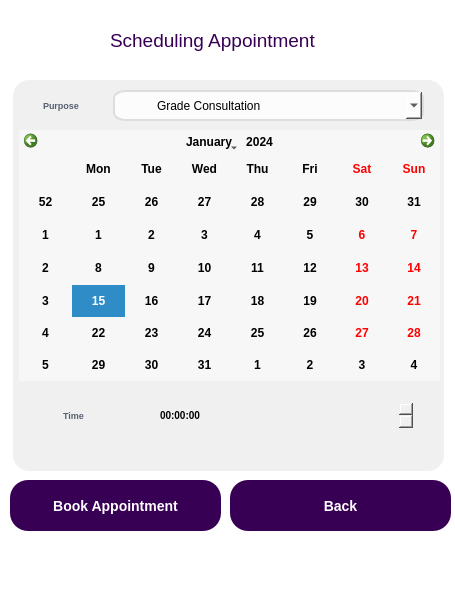
<?xml version="1.0" encoding="UTF-8"?>
<ui version="4.0">
 <class>Dialog</class>
 <widget class="QDialog" name="Dialog">
  <property name="geometry">
   <rect>
    <x>0</x>
    <y>0</y>
    <width>455</width>
    <height>599</height>
   </rect>
  </property>
  <property name="windowTitle">
   <string>Dialog</string>
  </property>
  <property name="styleSheet">
   <string notr="true">QLabel {

background-color: rgb(94, 34, 127);
	color: rgb(86, 96, 113);

}
QDialog {
	
	background-color: rgb(255, 255, 255);

}

QComboBox {
border:2px solid rgb(221, 221, 221);
	background-color: rgb(252, 252, 252);
border-radius: bold 8px;
padding-left:40px;
color:black;

}
QPushButton {
 
	color: rgb(255, 255, 255);
	
	background-color: rgb(56, 0, 84);
border: 0px solid;
border-radius : 18px;
font: bold 14px;
}

QPushButton:hover {
	
	background-color: rgb(151, 9, 206);
	
	color: rgb(255, 255, 255);
}
</string>
  </property>
  <widget class="QGroupBox" name="groupBox">
   <property name="geometry">
    <rect>
     <x>13</x>
     <y>80</y>
     <width>431</width>
     <height>391</height>
    </rect>
   </property>
   <property name="styleSheet">
    <string notr="true">QGroupBox{
background-color: rgb(240, 240, 240);
border: 0px solid;
border-radius : 16px;
}
QTimeEdit {
 
color:black;
	background-color: rgb(240, 240, 240);
border: 0px solid;
border-radius : 16px;
font: bold 10px;
padding-left: 45px;
}

QTimeEdit:hover {
	
	background-color: rgb(151, 9, 206);
	
	color: rgb(255, 255, 255);
}</string>
   </property>
   <property name="title">
    <string/>
   </property>
   <widget class="QCalendarWidget" name="calendarWidget">
    <property name="geometry">
     <rect>
      <x>6</x>
      <y>50</y>
      <width>421</width>
      <height>251</height>
     </rect>
    </property>
    <property name="font">
     <font>
      <weight>75</weight>
      <bold>true</bold>
     </font>
    </property>
    <property name="styleSheet">
     <string notr="true">background-color: rgb(247, 247, 247);
color: black;</string>
    </property>
   </widget>
   <widget class="QComboBox" name="comboBox">
    <property name="geometry">
     <rect>
      <x>100</x>
      <y>10</y>
      <width>311</width>
      <height>31</height>
     </rect>
    </property>
    <property name="editable">
     <bool>true</bool>
    </property>
    <item>
     <property name="text">
      <string>Grade Consultation</string>
     </property>
    </item>
    <item>
     <property name="text">
      <string>Grade</string>
     </property>
    </item>
    <item>
     <property name="text">
      <string>Clearance</string>
     </property>
    </item>
    <item>
     <property name="text">
      <string>Borrow keys</string>
     </property>
    </item>
    <item>
     <property name="text">
      <string>Other matter</string>
     </property>
    </item>
    <item>
     <property name="text">
      <string/>
     </property>
    </item>
   </widget>
   <widget class="QLabel" name="label_13">
    <property name="geometry">
     <rect>
      <x>30</x>
      <y>10</y>
      <width>61</width>
      <height>31</height>
     </rect>
    </property>
    <property name="font">
     <font>
      <pointsize>7</pointsize>
      <weight>75</weight>
      <bold>true</bold>
     </font>
    </property>
    <property name="styleSheet">
     <string notr="true">background-color: rgba(0,0,0,0%);</string>
    </property>
    <property name="text">
     <string>Purpose</string>
    </property>
   </widget>
   <widget class="QLabel" name="label_14">
    <property name="geometry">
     <rect>
      <x>50</x>
      <y>320</y>
      <width>61</width>
      <height>31</height>
     </rect>
    </property>
    <property name="font">
     <font>
      <pointsize>7</pointsize>
      <weight>75</weight>
      <bold>true</bold>
     </font>
    </property>
    <property name="styleSheet">
     <string notr="true">background-color: rgba(0,0,0,0%);</string>
    </property>
    <property name="text">
     <string>Time</string>
    </property>
   </widget>
   <widget class="QTimeEdit" name="timeEdit">
    <property name="geometry">
     <rect>
      <x>100</x>
      <y>320</y>
      <width>301</width>
      <height>31</height>
     </rect>
    </property>
    <property name="styleSheet">
     <string notr="true">QTimeEdit {
 
color:black;
	background-color: rgb(240, 240, 240);
border: 0px solid;
border-radius : 16px;
font: bold 10px;
padding-left: 45px;
}

QTimeEdit:hover {
	
	background-color: rgb(151, 9, 206);
	
	color: rgb(255, 255, 255);
}</string>
    </property>
   </widget>
  </widget>
  <widget class="QPushButton" name="book_buttn">
   <property name="geometry">
    <rect>
     <x>10</x>
     <y>480</y>
     <width>211</width>
     <height>51</height>
    </rect>
   </property>
   <property name="font">
    <font>
     <pointsize>-1</pointsize>
     <weight>75</weight>
     <italic>false</italic>
     <bold>true</bold>
    </font>
   </property>
   <property name="styleSheet">
    <string notr="true"/>
   </property>
   <property name="text">
    <string>Book Appointment</string>
   </property>
  </widget>
  <widget class="QPushButton" name="back_buttn">
   <property name="geometry">
    <rect>
     <x>230</x>
     <y>480</y>
     <width>221</width>
     <height>51</height>
    </rect>
   </property>
   <property name="font">
    <font>
     <pointsize>-1</pointsize>
     <weight>75</weight>
     <italic>false</italic>
     <bold>true</bold>
    </font>
   </property>
   <property name="styleSheet">
    <string notr="true"/>
   </property>
   <property name="text">
    <string>Back</string>
   </property>
  </widget>
  <widget class="QLabel" name="label">
   <property name="geometry">
    <rect>
     <x>110</x>
     <y>20</y>
     <width>281</width>
     <height>41</height>
    </rect>
   </property>
   <property name="font">
    <font>
     <family>Nirmala UI</family>
     <pointsize>14</pointsize>
     <weight>50</weight>
     <bold>false</bold>
    </font>
   </property>
   <property name="styleSheet">
    <string notr="true">background-color: rgba(0,0,0,0%);
color: rgb(56, 0, 84);</string>
   </property>
   <property name="text">
    <string>Scheduling Appointment</string>
   </property>
  </widget>
  <widget class="QLabel" name="label_2">
   <property name="geometry">
    <rect>
     <x>40</x>
     <y>20</y>
     <width>81</width>
     <height>41</height>
    </rect>
   </property>
   <property name="styleSheet">
    <string notr="true">background-color: rgba(0,0,0,0%);
</string>
   </property>
   <property name="text">
    <string/>
   </property>
   <property name="pixmap">
    <pixmap>../../img/booking&amp;instantappointment/sch.svg</pixmap>
   </property>
   <property name="scaledContents">
    <bool>true</bool>
   </property>
  </widget>
 </widget>
 <resources/>
 <connections/>
</ui>
